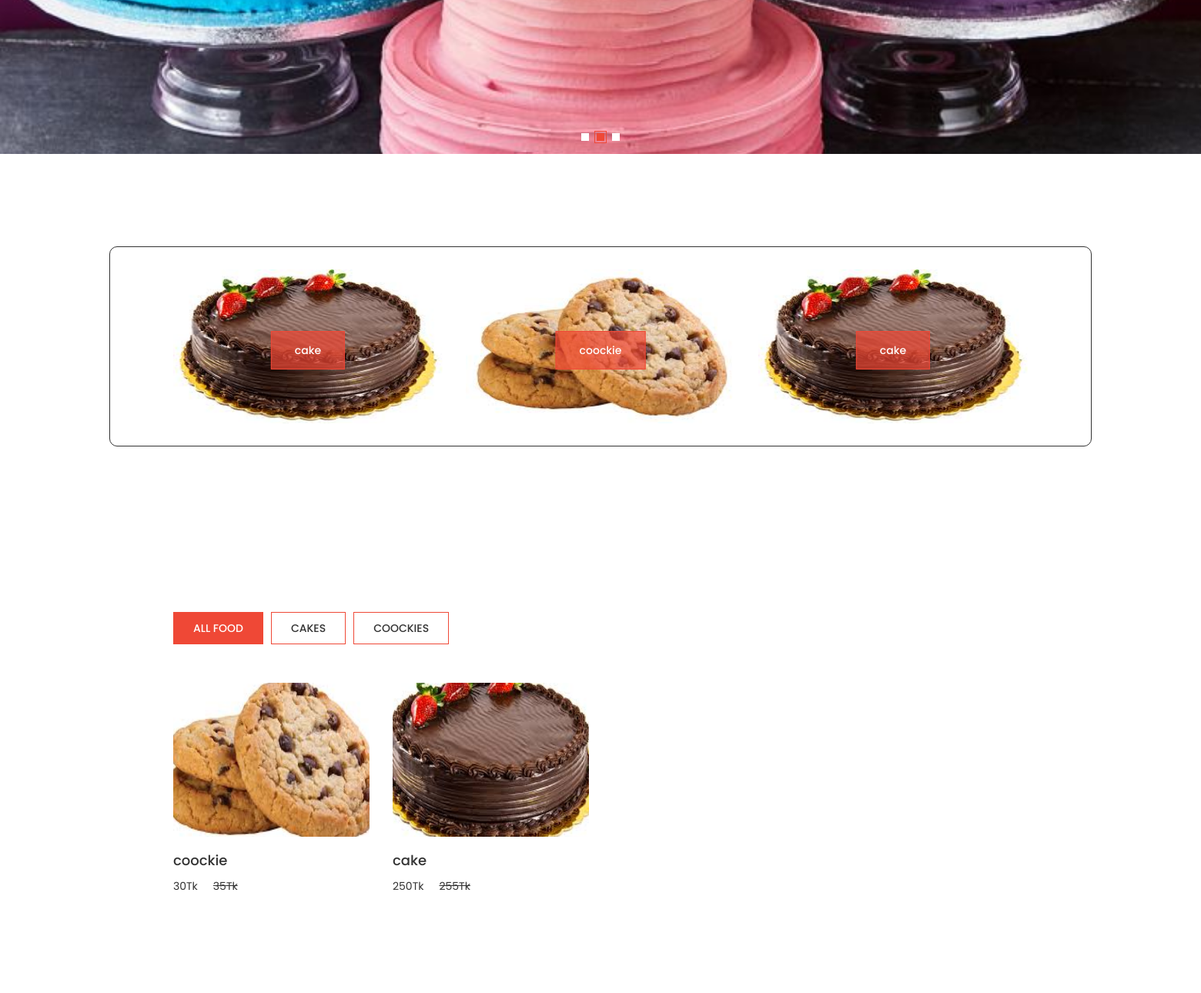
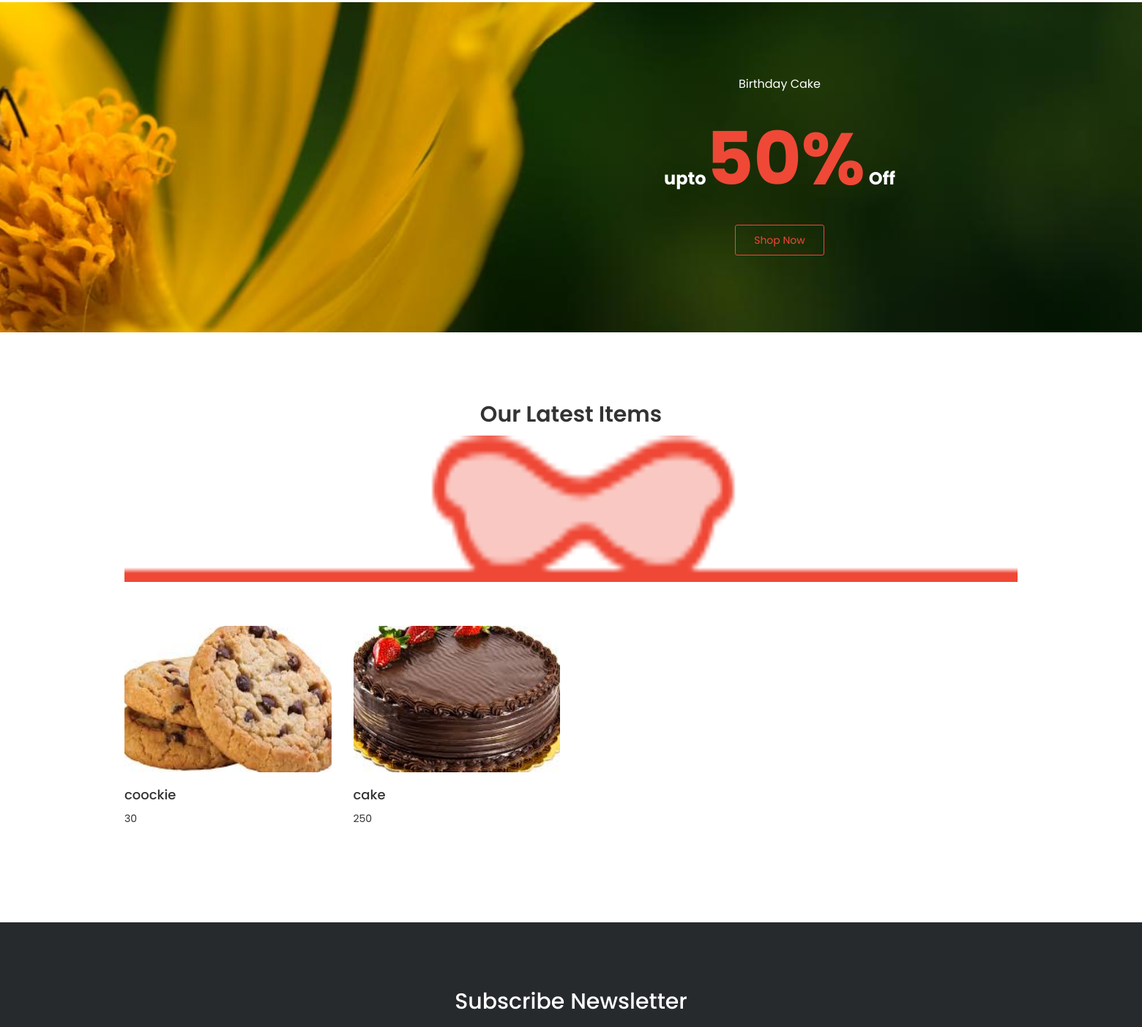
The app's page /home/index.php (middle part), older data (2 pictures, top to bottom).
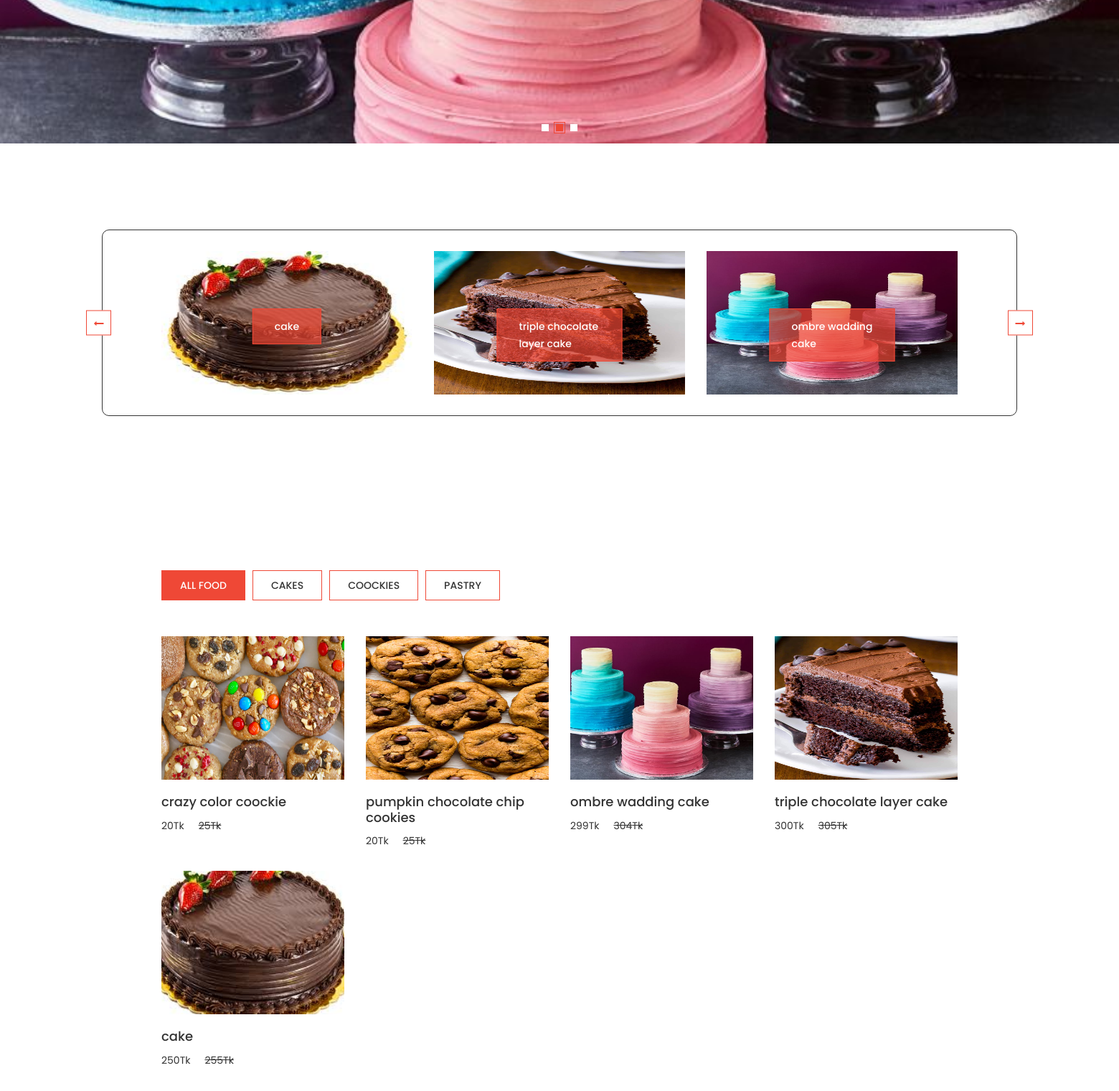
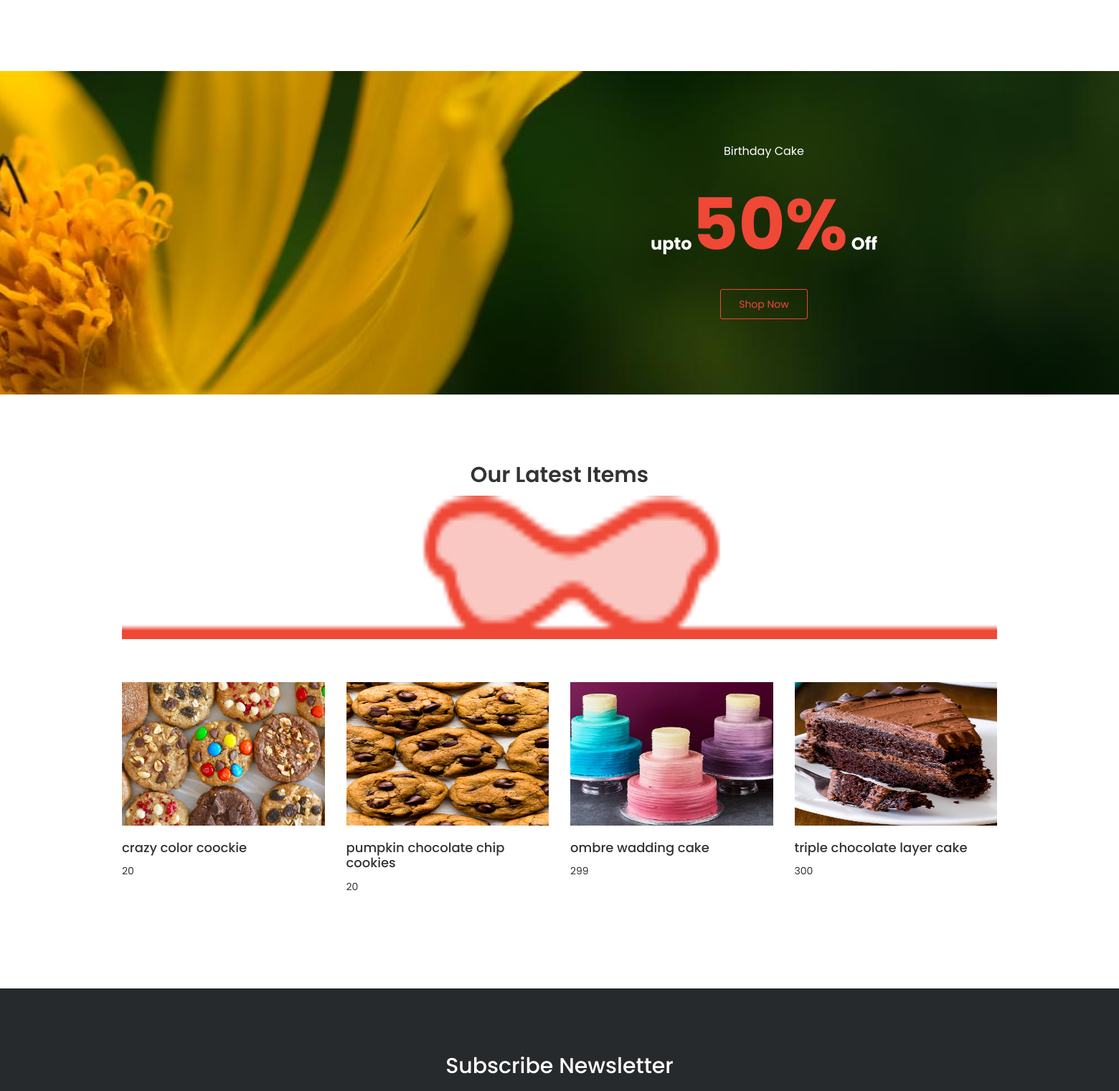
The same page, newer data (2 pictures, top to bottom).
### tables this page shows
CREATE TABLE `category` (
  `id` int(11) NOT NULL,
  `category` text NOT NULL,
  `img` text NOT NULL
);

### home/index.php (the view, shortened to what this page needs)
<?php session_start();
include("../connection.php");
?>
<!doctype html>
<html class="no-js" lang="en">
<head>
    <link rel="stylesheet" href="assets/css/bootstrap.min.css">
    <link rel="stylesheet" href="assets/css/owl.carousel.min.css">
    <link rel="stylesheet" href="assets/css/font-awesome.min.css">
    <link rel="stylesheet" href="assets/css/flaticon.css">
    <link rel="stylesheet" href="assets/css/jquery-ui.css">
    <link rel="stylesheet" href="assets/css/metisMenu.min.css">
    <link rel="stylesheet" href="assets/css/swiper.min.css">
    <link rel="stylesheet" href="assets/css/styles.css">
    <link rel="stylesheet" href="assets/css/responsive.css">
</head>
<body>
    <?php include("includes/slider.php"); ?>
    <?php include("includes/featured-area.php"); ?>
    <div class="product-area pt-100">
        <div class="container">
            <div class="row">
                <div class="col-sm-12 col-lg-12">
                    <div class="product-menu mx-auto">
                        <?php include("includes/category-tab-content.php"); ?>
                    </div>
                </div>
            </div>
            <div class="tab-content">
                <?php include("includes/all-food.php"); ?>
            </div>
        </div>
    </div>
    <div class="banner-area bg-img-8">
        <div class="container">
            <div class="row">
                <div class="col-lg-6 offset-lg-6 col-md-8 offset-md-4">
                    <div class="banner-wrap">
                        <p>Birthday Cake</p>
                        <h2>upto<span>50%</span> Off</h2>
                        <a href="javascript:void(0)">Shop Now</a>
                    </div>
                </div>
            </div>
        </div>
    </div>
    <div class="product-area">
        <div class="fluid-container">
            <div class="row">
                <div class="col-12">
                    <div class="section-title">
                        <h2>Our Latest Items</h2>
                        <img src="assets/images/section-title.png" alt="">
                    </div>
                </div>
            </div>
            <ul class="row">
                <?php
                $sqla = "SELECT * FROM `item-detail` ORDER BY id DESC LIMIT 4";
                $resa = mysqli_query($conn,$sqla);
                while ($items = mysqli_fetch_array($resa)) {
                    ?>
                    <li class="col-xl-3 col-lg-4 col-sm-6 col-12">
                    <div class="product-wrap">
                        <div class="product-img">
                            <span>Sale</span>
                            <img src="<?php echo $items['img']; ?>" alt="">
                        </div>
                        <div class="product-content">
                            <h3><a href="single-product.html"><?php echo $items['name']; ?></a></h3>
                            <p class="pull-left"><?php echo $items['price']; ?>
                            </p>
                        </div>
                    </div>
                </li>
                    <?php
                }
                ?>
            </ul>
        </div>
    </div>
    <?php include("includes/subscription.php"); ?>
</body>
</html>

### home/includes/slider.php (shortened to what this page needs)
<div class="slider-area">
        <div class="swiper-container">
            <div class="swiper-wrapper">
                <div class="swiper-slide">
                    <div class="slide-inner slide-inner7">
                    </div>
                </div>
            </div>
            <div class="swiper-pagination"></div>
        </div>
    </div>

### home/includes/featured-area.php
<div class="featured-area featured-area2">
        <div class="container">
            <div class="row">
                <div class="col-12">
                    <div class="featured-active2 owl-carousel next-prev-style">
                        <?php
                        $sql = "SELECT * FROM `item-detail` order by id";
                        $res = mysqli_query($conn,$sql);
                        while ($item = mysqli_fetch_assoc($res)) {
                            ?>
                            <div class="featured-wrap">
                            <div class="featured-img">
                                <img src="<?php echo $item['img']; ?>" alt="">
                                <div class="featured-content">
                                    <a href="javascript:void(0)"><?php echo $item['name']; ?></a>
                                </div>
                            </div>
                        </div>
                            <?php
                        }
                        ?>
                    </div>
                </div>
            </div>
        </div>
    </div>

### home/includes/category-tab-content.php
<?php
$sql = "SELECT * FROM `category` order by `id` asc";
$res = mysqli_query($conn,$sql);
?>
<ul class="nav">
    <li>
        <a class="active" data-toggle="tab" href="#all">All food</a>
    </li>
    <?php
    while ($category = mysqli_fetch_assoc($res)) {
    ?>
    <li>
        <a data-toggle="tab" href="#<?php echo $category['category']; ?>"><?php echo $category['category']; ?></a>
    </li>
    <?php
}
?>
</ul>

### home/includes/all-food.php (shortened to what this page needs)
<?php
$sql = "SELECT * FROM `item-detail` ORDER BY `id` DESC";
$res = mysqli_query($conn,$sql);
?>
<div class="tab-pane active" id="all">
<ul class="row">
<?php
if (mysqli_num_rows($res)>0) {
    while ($items = mysqli_fetch_array($res)) {
        ?>
        <li class="col-xl-3 col-lg-4 col-sm-6 col-12">
        <div class="product-wrap">
        <div class="product-img">
        <img src="<?php echo $items['img'] ?>" alt="">
        </div>
        <div class="product-content">
        <h3><a href="single-product.html"><?php echo $items['name'] ?></a></h3>
        <p class="pull-left"><?php echo $items['price']."Tk" ?><del><?php echo $items['price']+(5)."Tk"; ?></del></p>
        </div>
        </div>
        </li>
        <?php
        }
    }
    else {
        ?>
        <div class="text-center">item not available right now, visit leter</div>
        <?php
    }
    ?>
    </ul>
    </div>

### home/includes/subscription.php (shortened to what this page needs)
<section class="social-newsletter-section">
        <div class="container">
            <div class="row">
                <div class="col-lg-12">
                    <div class="newsletter text-center">
                        <h3>Subscribe  Newsletter</h3>
                    </div>
                </div>
            </div>
        </div>
    </section>

### home/assets/css/responsive.css (style rules this page uses)
@media screen and (min-width: 1366px) and (max-width: 1919px) { .fluid-container { width: 1250px; } }

Row changes from the older to the newer data that the page shows:
no longer on one of the page's lists (row unchanged): item-detail: name "cake", price "250"
removed item-detail: img (picture), name "coockie", price "30", $items['price']+(5) "35"
added item-detail: img (picture), name "triple chocolate layer cake", price "300", $items['price']+(5) "305"
added item-detail: img (picture), name "ombre wadding cake", price "299", $items['price']+(5) "304"
added category: category "PASTRY"
added item-detail: img (picture), name "crazy color coockie", price "20", $items['price']+(5) "25"
added item-detail: img (picture), name "pumpkin chocolate chip cookies", price "20", $items['price']+(5) "25"
